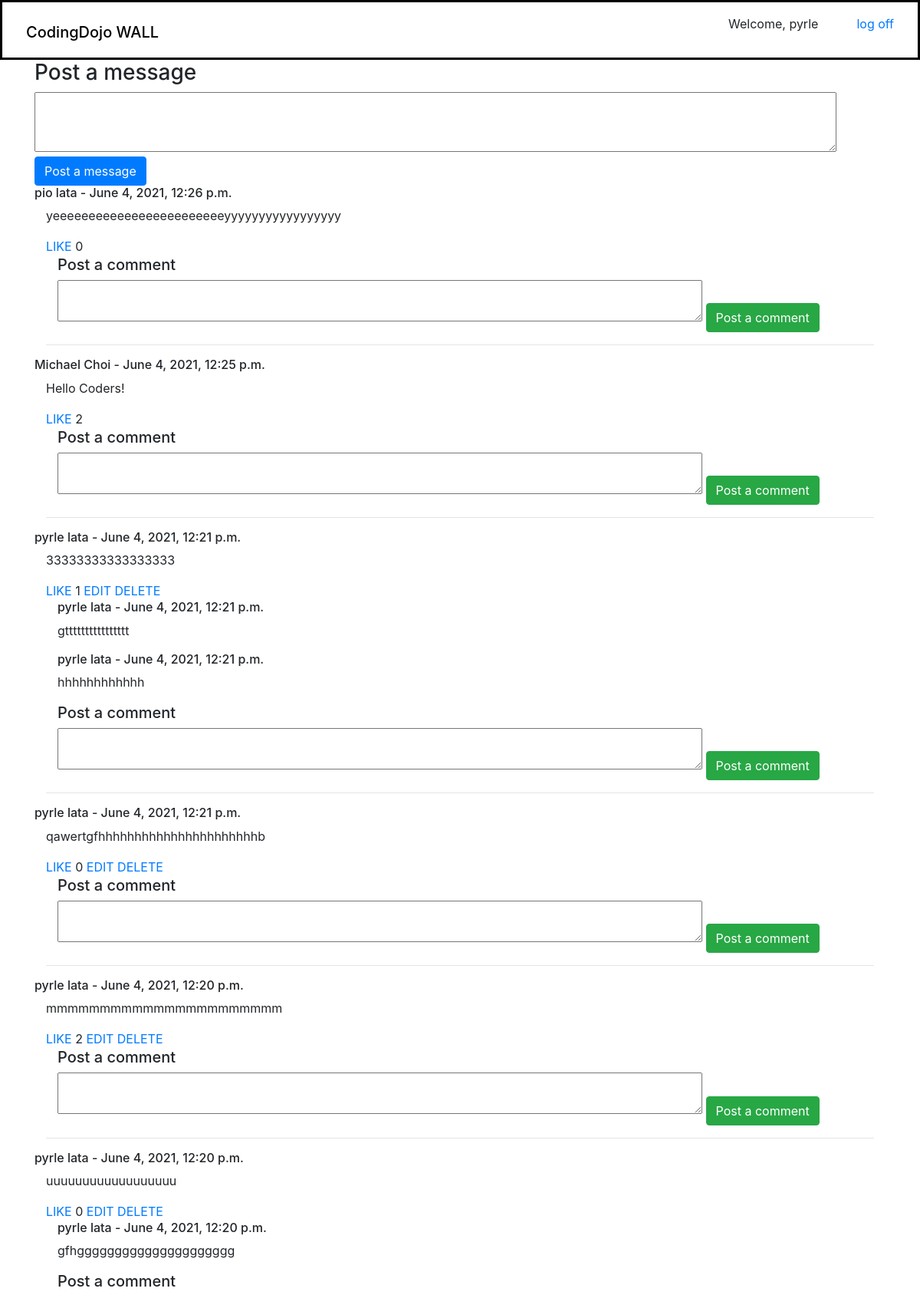
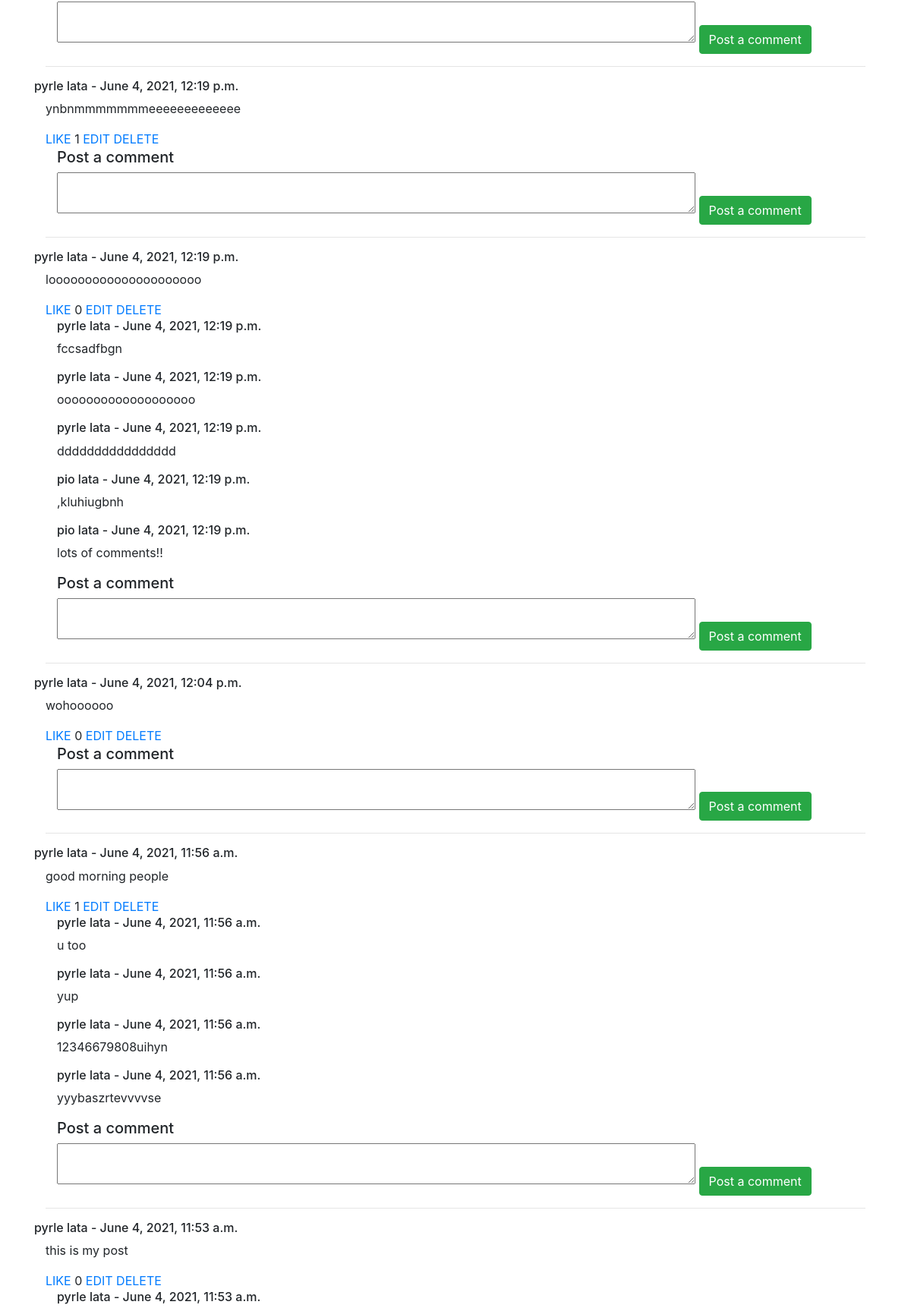
Page /wall (signed in, upper part) on the committed database (2 pictures, top to bottom).
### thewall_app/models.py (models this page shows, shortened)
class User(models.Model):
  first_name = models.CharField(max_length=45)
  last_name = models.CharField(max_length=45)
  email = models.EmailField(unique=True)
  password = models.CharField(max_length=255)
  created_at = models.DateTimeField(auto_now_add=True, null=True)
  updated_at = models.DateTimeField(auto_now=True, null=True)
  objects = UserManager()

class Post(models.Model):
  text = models.CharField(max_length=280)
  user = models.ForeignKey(User, related_name="posts", on_delete=models.CASCADE)
  created_at = models.DateTimeField(auto_now_add=True, null=True)
  updated_at = models.DateTimeField(auto_now=True, null=True)
  likes = models.ManyToManyField(User, related_name="likes")
  objects = PostManager()

class Comment(models.Model):
  text = models.CharField(max_length=280)
  user = models.ForeignKey(User, related_name="comments", on_delete=models.CASCADE)
  post = models.ForeignKey(Post, related_name="comments", on_delete=models.CASCADE)
  created_at = models.DateTimeField(auto_now_add=True, null=True)
  updated_at = models.DateTimeField(auto_now=True, null=True)

### thewall_app/views.py (the view)
# urls.py: path('wall', views.wall),
def wall(request):
  if 'user_id' not in request.session:
    print('GETS HERE: USER NOT LOGGED IN')
    return HttpResponse("<h1>You must be logged in to get to your wall</h1>")
  user = User.objects.get(id=request.session['user_id'])
  all_posts = Post.objects.all().order_by("-created_at")
  context = {
    "user": user,
    "all_posts": all_posts
  }
  return render(request, 'wall.html', context)

### thewall_app/templates/wall.html (shortened to what this page needs)
{% load static %}
<!DOCTYPE html>
<html lang="en">
  <head>
    <link rel="stylesheet" href="https://maxcdn.bootstrapcdn.com/bootstrap/4.0.0/css/bootstrap.min.css">
  </head>
  <body>
    <nav class="navbar navbar-inverse" style="border: 3px solid black">
      <div class="container-fluid">
        <h1><a class="navbar-brand" href="/wall" style="color: black">CodingDojo WALL</a></h1>
        <div class="navbar-header">
          <ul>Welcome, {{ user.first_name }}&emsp13; &emsp13;&emsp13; &emsp13; &emsp13; &emsp13;<a href="/logout">log off</a></ul>
        </div>
      </div>
    </nav>
    <div class="container">
      <h3>Post a message</h3>
      <form action="add-post" method="post">
        <textarea name='post_text' id="" cols="100" rows="3"></textarea>
        <button class="btn btn-primary">Post a message</button>
      </form>
      {% for post in all_posts %}
      <h6 action=>{{ post.user.first_name }} {{ post.user.last_name }} - {{ post.created_at }}</h6>
      <div class="container-fluid">
        <p>{{ post.text }} </p>
        <span><a href="/add-like/{{ post.id }}">LIKE</a></span>
        <span>{{ post.likes.count }}</span>
        {% if request.session.user_id == post.user.id %}
        <span><a href="/edit/{{ post.id }}">EDIT</a></span>
        <span><a href="/delete-post/{{ post.id }}">DELETE</a></span>
        {% endif %}
        {% for comment in post.comments.all %}
        <div class="container-fluid">
          <h6>{{ comment.user.first_name }} {{ comment.user.last_name }} - {{ post.created_at }}</h6>
          <p>
            {{comment.text}}
          </p>
        </div>
        {% endfor %}
        <div class="container-fluid">
          <h5>Post a comment</h5>
          <form action="/add-comment" method="post">
            <textarea name="comment_text" id="" cols="80" rows="2"></textarea>
            <button class="btn btn-success">Post a comment</button>
          </form>
      </div>
        <hr />
      </div>
      {% endfor %}
      </div>
  </body>
</html>

### rows in the picture
User: first_name "pyrle"
Post: user.first_name "pio", user.last_name "lata", created_at "June 4, 2021, 12:26 p.m.", text "yeeeeeeeeeeeeeeeeeeeeeeeeyyyyyyyyyyyyyyyyy", likes.count "0"
Post: user.first_name "Michael", user.last_name "Choi", created_at "June 4, 2021, 12:25 p.m.", text "Hello Coders!", likes.count "2"
Post: user.first_name "pyrle", user.last_name "lata", created_at "June 4, 2021, 12:21 p.m.", text "33333333333333333", likes.count "1"
Comment: user.first_name "pyrle", user.last_name "lata", text "gtttttttttttttttt"
Comment: user.first_name "pyrle", user.last_name "lata", text "hhhhhhhhhhhh"
Post: user.first_name "pyrle", user.last_name "lata", created_at "June 4, 2021, 12:21 p.m.", text "qawertgfhhhhhhhhhhhhhhhhhhhhhhb", likes.count "0"
Post: user.first_name "pyrle", user.last_name "lata", created_at "June 4, 2021, 12:20 p.m.", text "mmmmmmmmmmmmmmmmmmmmmm", likes.count "2"
Post: user.first_name "pyrle", user.last_name "lata", created_at "June 4, 2021, 12:20 p.m.", text "uuuuuuuuuuuuuuuuuu", likes.count "0"
Comment: user.first_name "pyrle", user.last_name "lata", text "gfhggggggggggggggggggggg"
Post: user.first_name "pyrle", user.last_name "lata", created_at "June 4, 2021, 12:19 p.m.", text "ynbnmmmmmmmeeeeeeeeeeeee", likes.count "1"
Post: user.first_name "pyrle", user.last_name "lata", created_at "June 4, 2021, 12:19 p.m.", text "looooooooooooooooooooo", likes.count "0"
Comment: user.first_name "pyrle", user.last_name "lata", text "fccsadfbgn"
Comment: user.first_name "pyrle", user.last_name "lata", text "ooooooooooooooooooo"
Comment: user.first_name "pyrle", user.last_name "lata", text "dddddddddddddddd"
Comment: user.first_name "pio", user.last_name "lata", text ",kluhiugbnh"
Comment: user.first_name "pio", user.last_name "lata", text "lots of comments!!"
Post: user.first_name "pyrle", user.last_name "lata", created_at "June 4, 2021, 12:04 p.m.", text "wohoooooo", likes.count "0"
Post: user.first_name "pyrle", user.last_name "lata", created_at "June 4, 2021, 11:56 a.m.", text "good morning people", likes.count "1"
Comment: user.first_name "pyrle", user.last_name "lata", text "u too"
Comment: user.first_name "pyrle", user.last_name "lata", text "yup"
Comment: user.first_name "pyrle", user.last_name "lata", text "12346679808uihyn"
Comment: user.first_name "pyrle", user.last_name "lata", text "yyybaszrtevvvvse"
Post: user.first_name "pyrle", user.last_name "lata", created_at "June 4, 2021, 11:53 a.m.", text "this is my post", likes.count "0"
Comment: user.first_name "pyrle", user.last_name "lata"
